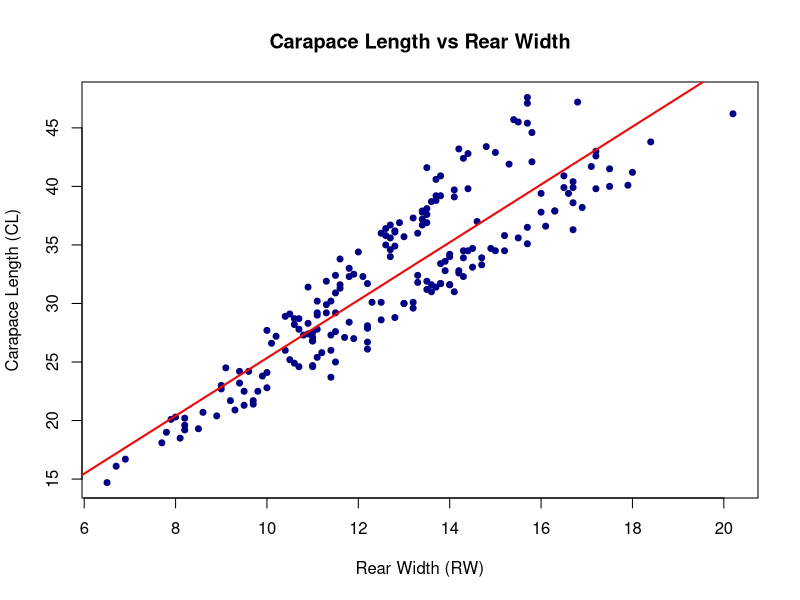

The R source for this figure:
library(MASS)
data(crabs)
RW <- crabs$RW
CL <- crabs$CL
plot(RW, CL, 
     main = "Carapace Length vs Rear Width",
     xlab = "Rear Width (RW)", 
     ylab = "Carapace Length (CL)", pch = 19,  col = "darkblue",   cex = 0.8)          
model <- lm(CL ~ RW)
abline(model, col = "red", lwd = 2)
summary(model)
cat("Regression equation: CL =", round(coef(model)[1], 3), "+", 
    round(coef(model)[2], 3), "* RW\n")
# Print R-squared
cat("R-squared:", round(summary(model)$r.squared, 4), "\n")
# Print correlation coefficient
cat("Correlation:", round(cor(RW, CL), 4), "\n")